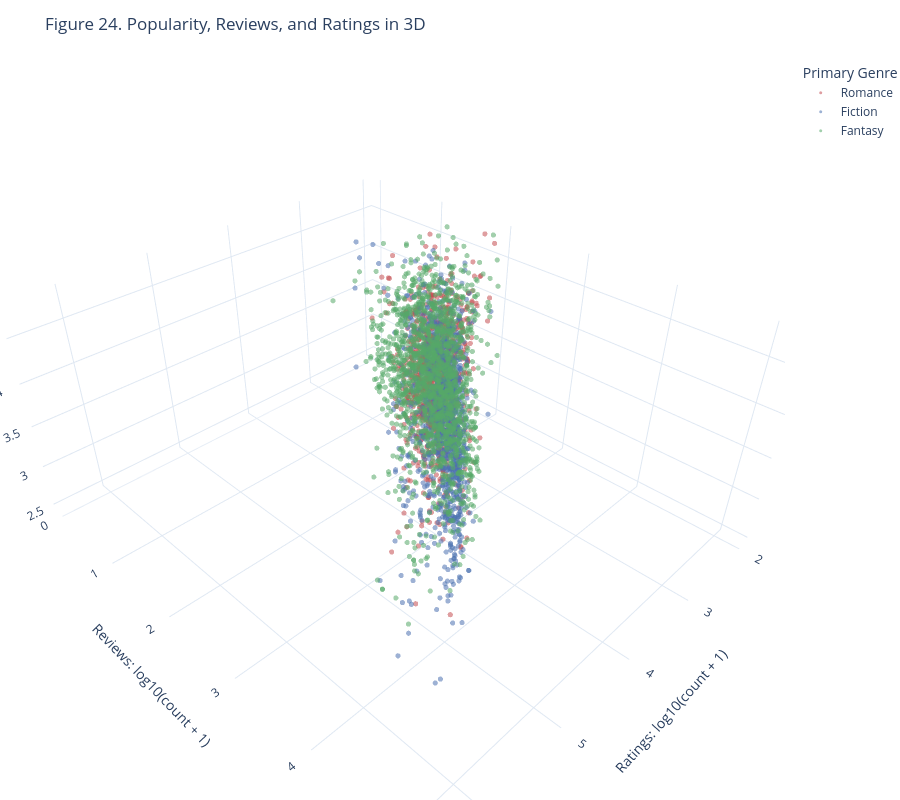

Here is the notebook cell this chart was saved with:
### Markdown cell above
### Figure 24. 3D Scatterplot

### Code cell
three_d_sample = threegenredata.sample(
    n=min(4000, len(threegenredata)),
    random_state=445
)

fig = px.scatter_3d(
    three_d_sample,
    x="log_ratings",
    y="log_reviews",
    z="average_rating",
    color="genre",
    color_discrete_map={
        "Fiction": "#4C72B0",
        "Fantasy": "#55A868",
        "Romance": "#C44E52"
    },
    hover_name="title",
    hover_data={
        "author": True,
        "rating_count": ":,.0f",
        "review_count": ":,.0f",
        "number_of_pages": ":,.0f",
        "year": ":.0f",
        "log_ratings": False,
        "log_reviews": False
    },
    labels={
        "log_ratings": "Ratings: log10(count + 1)",
        "log_reviews": "Reviews: log10(count + 1)",
        "average_rating": "Average Rating",
        "genre": "Primary Genre",
        "author": "Author",
        "rating_count": "Number of Ratings",
        "review_count": "Number of Reviews",
        "number_of_pages": "Pages",
        "year": "Publication Year"
    },
    title="Figure 24. Popularity, Reviews, and Ratings in 3D",
    template="plotly_white",
    height=800
)

fig.update_traces(
    marker={
        "size": 3,
        "opacity": 0.55
    }
)

fig.update_layout(
    margin={
        "l": 0,
        "r": 0,
        "b": 0,
        "t": 60
    }
)

fig.show()

### Figure 1 — Plotly figure (JSON) as saved in the notebook; plotly's stock layout.template omitted (floating-point values rounded to 4 significant figures; data arrays with more than 128 entries replaced by an {"elided": "..."} marker saying what was removed)
{"data": [{"customdata": {"elided": "1162x5 mixed values"}, "hovertemplate": "<b>%{hovertext}</b><br><br>Primary Genre=Romance<br>Average Rating=%{z}<br>Author=%{customdata[0]}<br>Number of Ratings=%{customdata[1]:,.0f}<br>Number of Reviews=%{customdata[2]:,.0f}<br>Pages=%{customdata[3]:,.0f}<br>Publication Year=%{customdata[4]:.0f}<extra></extra>", "hovertext": {"elided": "1162 str values"}, "legendgroup": "Romance", "marker": {"color": "#C44E52", "opacity": 0.55, "size": 3, "symbol": "circle"}, "mode": "markers", "name": "Romance", "scene": "scene", "showlegend": true, "type": "scatter3d", "x": {"elided": "1162 float values"}, "y": {"elided": "1162 float values"}, "z": {"elided": "1162 float values"}}, {"customdata": {"elided": "1157x5 mixed values"}, "hovertemplate": "<b>%{hovertext}</b><br><br>Primary Genre=Fiction<br>Average Rating=%{z}<br>Author=%{customdata[0]}<br>Number of Ratings=%{customdata[1]:,.0f}<br>Number of Reviews=%{customdata[2]:,.0f}<br>Pages=%{customdata[3]:,.0f}<br>Publication Year=%{customdata[4]:.0f}<extra></extra>", "hovertext": {"elided": "1157 str values"}, "legendgroup": "Fiction", "marker": {"color": "#4C72B0", "opacity": 0.55, "size": 3, "symbol": "circle"}, "mode": "markers", "name": "Fiction", "scene": "scene", "showlegend": true, "type": "scatter3d", "x": {"elided": "1157 float values"}, "y": {"elided": "1157 float values"}, "z": {"elided": "1157 float values"}}, {"customdata": {"elided": "1681x5 mixed values"}, "hovertemplate": "<b>%{hovertext}</b><br><br>Primary Genre=Fantasy<br>Average Rating=%{z}<br>Author=%{customdata[0]}<br>Number of Ratings=%{customdata[1]:,.0f}<br>Number of Reviews=%{customdata[2]:,.0f}<br>Pages=%{customdata[3]:,.0f}<br>Publication Year=%{customdata[4]:.0f}<extra></extra>", "hovertext": {"elided": "1681 str values"}, "legendgroup": "Fantasy", "marker": {"color": "#55A868", "opacity": 0.55, "size": 3, "symbol": "circle"}, "mode": "markers", "name": "Fantasy", "scene": "scene", "showlegend": true, "type": "scatter3d", "x": {"elided": "1681 float values"}, "y": {"elided": "1681 float values"}, "z": {"elided": "1681 float values"}}], "layout": {"height": 800, "legend": {"title": {"text": "Primary Genre"}, "tracegroupgap": 0}, "margin": {"b": 0, "l": 0, "r": 0, "t": 60}, "scene": {"domain": {"x": [0, 1], "y": [0, 1]}, "xaxis": {"title": {"text": "Ratings: log10(count + 1)"}}, "yaxis": {"title": {"text": "Reviews: log10(count + 1)"}}, "zaxis": {"title": {"text": "Average Rating"}}}, "title": {"text": "Figure 24. Popularity, Reviews, and Ratings in 3D"}}}
